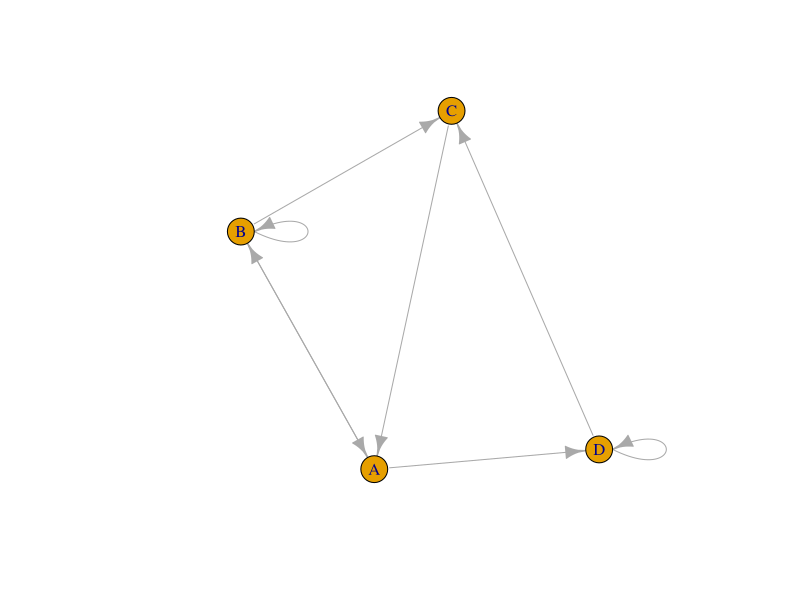

R code for this plot:
#install.packages("igraph")
library(igraph)
myGraph <- graph(c( "A", "B", "A", "D", "B", "A", "B", "B", "B", "C", "C", "A", "D", "C", "D", "D"), directed = TRUE)
plot(myGraph)
